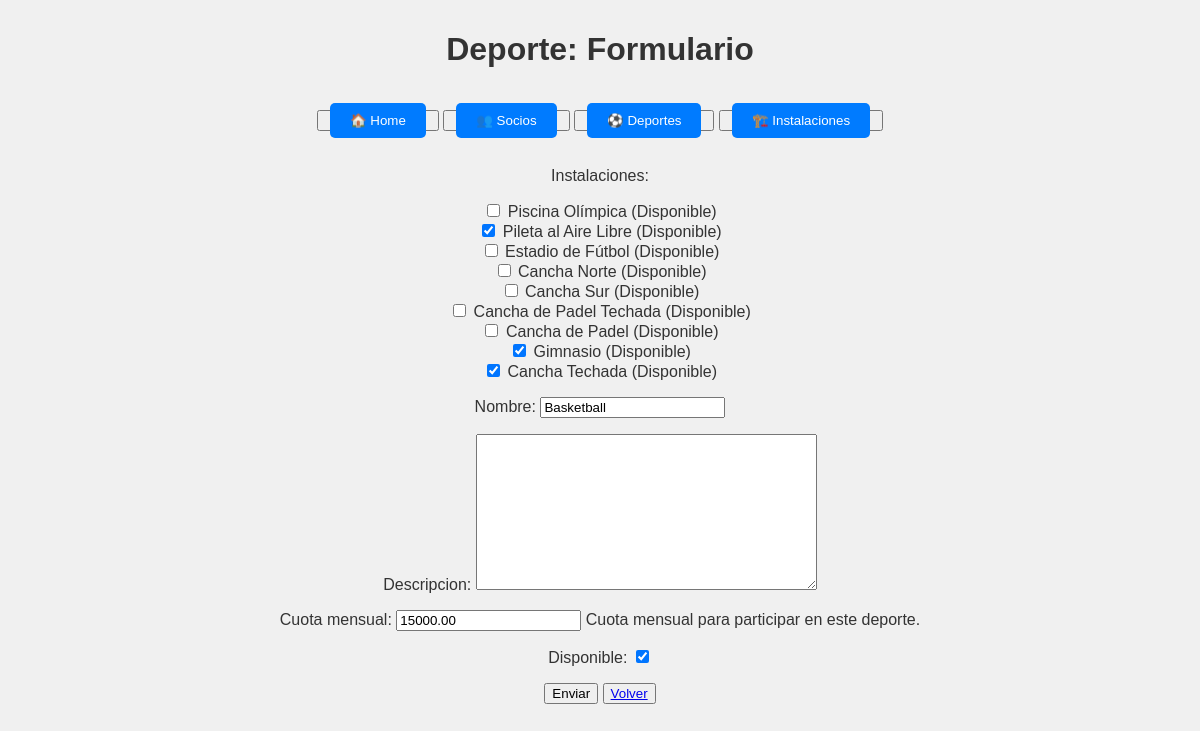
Before: /deportes/edit/4/ with the older database file.
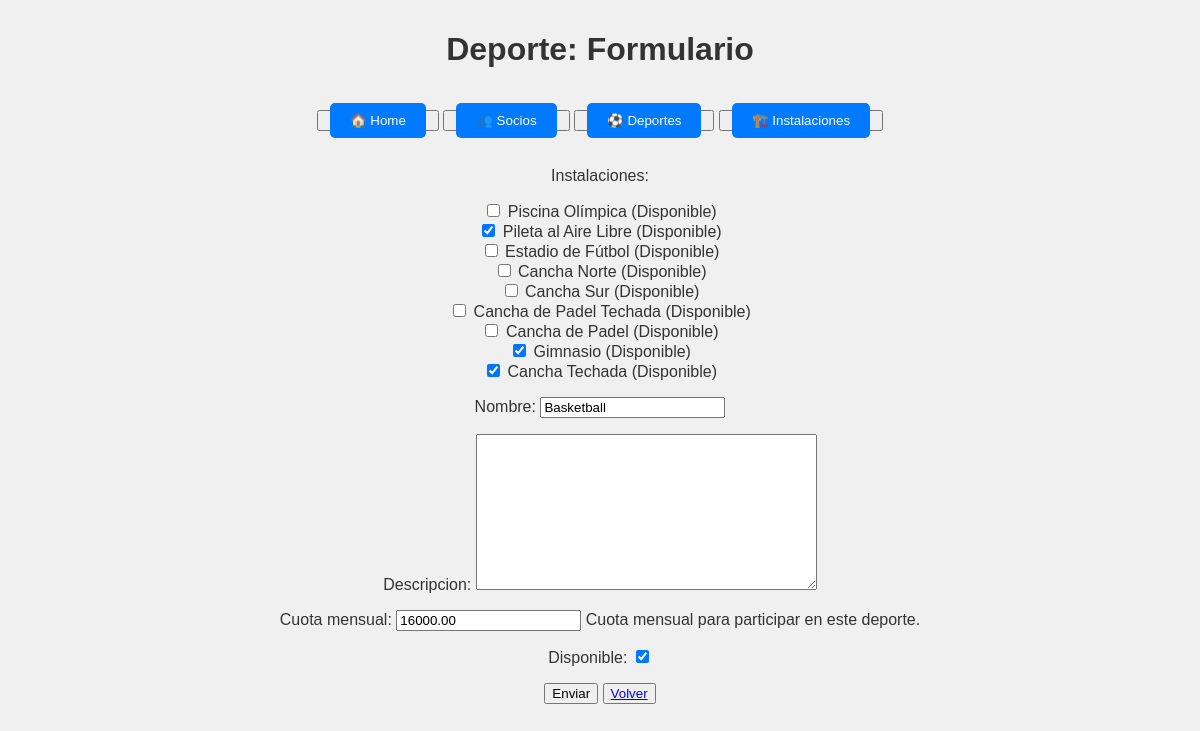
After: the same page with the newer database file.
### club/models.py (models this page shows, shortened)
class Deporte(models.Model):
    instalaciones = models.ManyToManyField('Instalacion', related_name='deportes')
    nombre = models.CharField(max_length=100, unique=True)
    descripcion = models.TextField(blank=True, null=True)
    cuota_mensual = models.DecimalField(max_digits=8, decimal_places=2, help_text="Cuota mensual para participar en este deporte.")
    disponible = models.BooleanField(default=True)

### club/views.py (the view)
# urls.py: path('deportes/edit/<int:pk>/', DeporteUpdateView.as_view(), name='deporte_edit'),
class DeporteUpdateView(UpdateView):
    model = Deporte
    form_class = DeporteForm
    template_name = 'club/deporte_form.html'
    success_url = reverse_lazy('deporte_list')

### club/forms.py
class DeporteForm(forms.ModelForm):
    instalaciones = forms.ModelMultipleChoiceField(
        queryset=Instalacion.objects.filter(disponible=True),
        widget=forms.CheckboxSelectMultiple,
        required=True
    )
    class Meta:
        model = Deporte
        fields = "__all__"

### club/models.py (called while the page is built)
    def __str__(self):
        estado = 'Disponible' if self.disponible else 'No Disponible'
        return f"{self.nombre} ({estado})"

### templates/club/deporte_form.html (shortened to what this page needs)
{% extends 'club/base.html' %}
{% block titulo %}
    Deporte: Formulario
{% endblock titulo %}
{% block main %}
    <form method="post">
        {{ form.as_p }}
        <button type="submit">Enviar</button>
        <button><a href="{% url 'deporte_list' %}" class="button">Volver</a></button>
    </form>
{% endblock main %}

Changed rows visible on the page:
changed Deporte: cuota_mensual "15000.00" → "16000.00"
